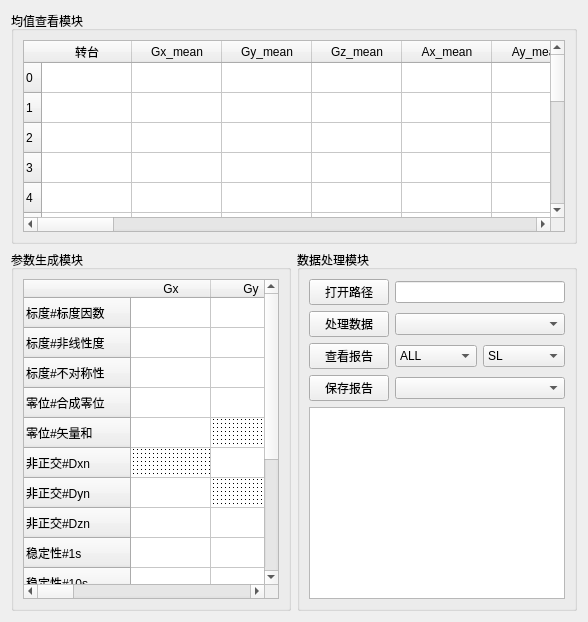
      <widget class="QWidget" name="tab_9">
       <attribute name="title">
        <string>参数</string>
       </attribute>
       <layout class="QGridLayout" name="gridLayout_16">
        <item row="0" column="0" colspan="2">
         <widget class="QGroupBox" name="groupBox_14">
          <property name="title">
           <string>均值查看模块</string>
          </property>
          <layout class="QHBoxLayout" name="horizontalLayout_24">
           <item>
            <widget class="QTableWidget" name="tableWidget_mean">
             <property name="layoutDirection">
              <enum>Qt::LeftToRight</enum>
             </property>
             <property name="autoFillBackground">
              <bool>false</bool>
             </property>
             <property name="gridStyle">
              <enum>Qt::SolidLine</enum>
             </property>
             <property name="sortingEnabled">
              <bool>true</bool>
             </property>
             <attribute name="horizontalHeaderDefaultSectionSize">
              <number>90</number>
             </attribute>
             <row>
              <property name="text">
               <string>0</string>
              </property>
             </row>
             <row>
              <property name="text">
               <string>1</string>
              </property>
             </row>
             <row>
              <property name="text">
               <string>2</string>
              </property>
             </row>
             <row>
              <property name="text">
               <string>3</string>
              </property>
             </row>
             <row>
              <property name="text">
               <string>4</string>
              </property>
             </row>
             <row>
              <property name="text">
               <string>5</string>
              </property>
             </row>
             <row>
              <property name="text">
               <string>6</string>
              </property>
             </row>
             <row>
              <property name="text">
               <string>7</string>
              </property>
             </row>
             <row>
              <property name="text">
               <string>8</string>
              </property>
             </row>
             <row>
              <property name="text">
               <string>9</string>
              </property>
             </row>
             <row>
              <property name="text">
               <string>10</string>
              </property>
             </row>
             <row>
              <property name="text">
               <string>11</string>
              </property>
             </row>
             <row>
              <property name="text">
               <string>12</string>
              </property>
             </row>
             <row>
              <property name="text">
               <string>13</string>
              </property>
             </row>
             <row>
              <property name="text">
               <string>14</string>
              </property>
             </row>
             <row>
              <property name="text">
               <string>15</string>
              </property>
             </row>
             <column>
              <property name="text">
               <string>转台</string>
              </property>
             </column>
             <column>
              <property name="text">
               <string>Gx_mean</string>
              </property>
             </column>
             <column>
              <property name="text">
               <string>Gy_mean</string>
              </property>
             </column>
             <column>
              <property name="text">
               <string>Gz_mean</string>
              </property>
             </column>
             <column>
              <property name="text">
               <string>Ax_mean</string>
              </property>
             </column>
             <column>
              <property name="text">
               <string>Ay_mean</string>
              </property>
             </column>
             <column>
              <property name="text">
               <string>Az_mean</string>
              </property>
             </column>
             <column>
              <property name="text">
               <string>Gx_temp</string>
              </property>
             </column>
             <column>
              <property name="text">
               <string>Gy_temp</string>
              </property>
             </column>
             <column>
              <property name="text">
               <string>Gz_temp</string>
              </property>
             </column>
             <column>
              <property name="text">
               <string>Ax_temp</string>
              </property>
             </column>
             <column>
              <property name="text">
               <string>Ay_temp</string>
              </property>
             </column>
             <column>
              <property name="text">
               <string>Az_temp</string>
              </property>
             </column>
             <column>
              <property name="text">
               <string>取数计数</string>
              </property>
             </column>
             <column>
              <property name="text">
               <string>帧计数梯度</string>
              </property>
             </column>
             <column>
              <property name="text">
               <string>Gx_std1s</string>
              </property>
             </column>
             <column>
              <property name="text">
               <string>Gy_std1s</string>
              </property>
             </column>
             <column>
              <property name="text">
               <string>Gz_std1s</string>
              </property>
             </column>
             <column>
              <property name="text">
               <string>Ax_std1s</string>
              </property>
             </column>
             <column>
              <property name="text">
               <string>Ay_std1s</string>
              </property>
             </column>
             <column>
              <property name="text">
               <string>Az_std</string>
              </property>
             </column>
             <column>
              <property name="text">
               <string>Gx_std10s</string>
              </property>
             </column>
             <column>
              <property name="text">
               <string>Gy_std10s</string>
              </property>
             </column>
             <column>
              <property name="text">
               <string>Gz_std10s</string>
              </property>
             </column>
             <column>
              <property name="text">
               <string>Ax_std10s</string>
              </property>
             </column>
             <column>
              <property name="text">
               <string>Ay_std10s</string>
              </property>
             </column>
             <column>
              <property name="text">
               <string>Az_std10s</string>
              </property>
             </column>
             <column>
              <property name="text">
               <string>Gx_std100s</string>
              </property>
             </column>
             <column>
              <property name="text">
               <string>Gy_std100s</string>
              </property>
             </column>
             <column>
              <property name="text">
               <string>Gz_std100s</string>
              </property>
             </column>
             <column>
              <property name="text">
               <string>Ax_std100s</string>
              </property>
             </column>
             <column>
              <property name="text">
               <string>Ay_std100s</string>
              </property>
             </column>
             <column>
              <property name="text">
               <string>Az_std100s</string>
              </property>
             </column>
            </widget>
           </item>
          </layout>
         </widget>
        </item>
        <item row="1" column="0">
         <widget class="QGroupBox" name="groupBox_15">
          <property name="title">
           <string>参数生成模块</string>
          </property>
          <layout class="QGridLayout" name="gridLayout_15">
           <item row="0" column="0">
            <widget class="QTableWidget" name="tableWidget_gener">
             <property name="sortingEnabled">
              <bool>true</bool>
             </property>
             <attribute name="horizontalHeaderDefaultSectionSize">
              <number>80</number>
             </attribute>
             <row>
              <property name="text">
               <string>标度#标度因数</string>
              </property>
             </row>
             <row>
              <property name="text">
               <string>标度#非线性度</string>
              </property>
             </row>
             <row>
              <property name="text">
               <string>标度#不对称性</string>
              </property>
             </row>
             <row>
              <property name="text">
               <string>零位#合成零位</string>
              </property>
             </row>
             <row>
              <property name="text">
               <string>零位#矢量和</string>
              </property>
             </row>
             <row>
              <property name="text">
               <string>非正交#Dxn</string>
              </property>
             </row>
             <row>
              <property name="text">
               <string>非正交#Dyn</string>
              </property>
             </row>
             <row>
              <property name="text">
               <string>非正交#Dzn</string>
              </property>
             </row>
             <row>
              <property name="text">
               <string>稳定性#1s</string>
              </property>
             </row>
             <row>
              <property name="text">
               <string>稳定性#10s</string>
              </property>
             </row>
             <row>
              <property name="text">
               <string>稳定性#100s</string>
              </property>
             </row>
             <row>
              <property name="text">
               <string>温度#均值</string>
              </property>
             </row>
             <row>
              <property name="text">
               <string>温度#变化</string>
              </property>
             </row>
             <row>
              <property name="text">
               <string>其他#标度正负误差</string>
              </property>
             </row>
             <row>
              <property name="text">
               <string>其他#加表正负误差</string>
              </property>
             </row>
             <column>
              <property name="text">
               <string>Gx</string>
              </property>
             </column>
             <column>
              <property name="text">
               <string>Gy</string>
              </property>
             </column>
             <column>
              <property name="text">
               <string>Gz</string>
              </property>
             </column>
             <column>
              <property name="text">
               <string>Ax</string>
              </property>
             </column>
             <column>
              <property name="text">
               <string>Ay</string>
              </property>
             </column>
             <column>
              <property name="text">
               <string>Az</string>
              </property>
             </column>
             <item row="3" column="0">
              <property name="text">
               <string/>
              </property>
              <property name="background">
               <brush brushstyle="NoBrush">
                <color alpha="255">
                 <red>0</red>
                 <green>0</green>
                 <blue>0</blue>
                </color>
               </brush>
              </property>
             </item>
             <item row="3" column="1">
              <property name="text">
               <string/>
              </property>
              <property name="background">
               <brush brushstyle="NoBrush">
                <color alpha="255">
                 <red>0</red>
                 <green>0</green>
                 <blue>0</blue>
                </color>
               </brush>
              </property>
             </item>
             <item row="3" column="2">
              <property name="text">
               <string/>
              </property>
              <property name="background">
               <brush brushstyle="NoBrush">
                <color alpha="255">
                 <red>0</red>
                 <green>0</green>
                 <blue>0</blue>
                </color>
               </brush>
              </property>
             </item>
             <item row="3" column="4">
              <property name="text">
               <string/>
              </property>
              <property name="background">
               <brush brushstyle="NoBrush">
                <color alpha="255">
                 <red>0</red>
                 <green>0</green>
                 <blue>0</blue>
                </color>
               </brush>
              </property>
             </item>
             <item row="3" column="5">
              <property name="text">
               <string/>
              </property>
              <property name="background">
               <brush brushstyle="NoBrush">
                <color alpha="255">
                 <red>0</red>
                 <green>0</green>
                 <blue>0</blue>
                </color>
               </brush>
              </property>
             </item>
             <item row="4" column="0">
              <property name="text">
               <string/>
              </property>
             </item>
             <item row="4" column="1">
              <property name="text">
               <string/>
              </property>
              <property name="background">
               <brush brushstyle="Dense7Pattern">
                <color alpha="255">
                 <red>0</red>
                 <green>0</green>
                 <blue>0</blue>
                </color>
               </brush>
              </property>
             </item>
             <item row="4" column="2">
              <property name="text">
               <string/>
              </property>
              <property name="background">
               <brush brushstyle="Dense7Pattern">
                <color alpha="255">
                 <red>0</red>
                 <green>0</green>
                 <blue>0</blue>
                </color>
               </brush>
              </property>
             </item>
             <item row="4" column="3">
              <property name="text">
               <string/>
              </property>
             </item>
             <item row="4" column="4">
              <property name="text">
               <string/>
              </property>
              <property name="background">
               <brush brushstyle="Dense7Pattern">
                <color alpha="255">
                 <red>0</red>
                 <green>0</green>
                 <blue>0</blue>
                </color>
               </brush>
              </property>
             </item>
             <item row="4" column="5">
              <property name="text">
               <string/>
              </property>
              <property name="background">
               <brush brushstyle="Dense7Pattern">
                <color alpha="255">
                 <red>0</red>
                 <green>0</green>
                 <blue>0</blue>
                </color>
               </brush>
              </property>
             </item>
             <item row="5" column="0">
              <property name="background">
               <brush brushstyle="Dense7Pattern">
                <color alpha="255">
                 <red>0</red>
                 <green>0</green>
                 <blue>0</blue>
                </color>
               </brush>
              </property>
             </item>
             <item row="5" column="3">
              <property name="background">
               <brush brushstyle="Dense7Pattern">
                <color alpha="255">
                 <red>0</red>
                 <green>0</green>
                 <blue>0</blue>
                </color>
               </brush>
              </property>
             </item>
             <item row="6" column="1">
              <property name="background">
               <brush brushstyle="Dense7Pattern">
                <color alpha="255">
                 <red>0</red>
                 <green>0</green>
                 <blue>0</blue>
                </color>
               </brush>
              </property>
             </item>
             <item row="6" column="4">
              <property name="background">
               <brush brushstyle="Dense7Pattern">
                <color alpha="255">
                 <red>0</red>
                 <green>0</green>
                 <blue>0</blue>
                </color>
               </brush>
              </property>
             </item>
             <item row="7" column="2">
              <property name="background">
               <brush brushstyle="Dense7Pattern">
                <color alpha="255">
                 <red>0</red>
                 <green>0</green>
                 <blue>0</blue>
                </color>
               </brush>
              </property>
             </item>
             <item row="7" column="5">
              <property name="background">
               <brush brushstyle="Dense7Pattern">
                <color alpha="255">
                 <red>0</red>
                 <green>0</green>
                 <blue>0</blue>
                </color>
               </brush>
              </property>
             </item>
            </widget>
           </item>
          </layout>
         </widget>
        </item>
        <item row="1" column="1">
         <widget class="QGroupBox" name="groupBox_13">
          <property name="title">
           <string>数据处理模块</string>
          </property>
          <layout class="QVBoxLayout" name="verticalLayout_16">
           <item>
            <layout class="QHBoxLayout" name="horizontalLayout_21">
             <item>
              <widget class="QPushButton" name="pushButton_para_openpath">
               <property name="text">
                <string>打开路径</string>
               </property>
              </widget>
             </item>
             <item>
              <widget class="QLineEdit" name="lineEdit_para_filepath"/>
             </item>
            </layout>
           </item>
           <item>
            <layout class="QHBoxLayout" name="horizontalLayout_22">
             <item>
              <widget class="QPushButton" name="pushButton_para_gener">
               <property name="sizePolicy">
                <sizepolicy hsizetype="Fixed" vsizetype="Fixed">
                 <horstretch>0</horstretch>
                 <verstretch>0</verstretch>
                </sizepolicy>
               </property>
               <property name="text">
                <string>处理数据</string>
               </property>
              </widget>
             </item>
             <item>
              <widget class="QComboBox" name="comboBox_2"/>
             </item>
            </layout>
           </item>
           <item>
            <layout class="QHBoxLayout" name="horizontalLayout_3">
             <item>
              <widget class="QPushButton" name="pushButton_para_load">
               <property name="sizePolicy">
                <sizepolicy hsizetype="Fixed" vsizetype="Fixed">
                 <horstretch>0</horstretch>
                 <verstretch>0</verstretch>
                </sizepolicy>
               </property>
               <property name="text">
                <string>查看报告</string>
               </property>
              </widget>
             </item>
             <item>
              <widget class="QComboBox" name="comboBox_para_plan">
               <item>
                <property name="text">
                 <string>ALL</string>
                </property>
               </item>
              </widget>
             </item>
             <item>
              <widget class="QComboBox" name="comboBox_para_plan2">
               <item>
                <property name="text">
                 <string>SL</string>
                </property>
               </item>
               <item>
                <property name="text">
                 <string>LW</string>
                </property>
               </item>
               <item>
                <property name="text">
                 <string>JT</string>
                </property>
               </item>
               <item>
                <property name="text">
                 <string>other</string>
                </property>
               </item>
              </widget>
             </item>
            </layout>
           </item>
           <item>
            <layout class="QHBoxLayout" name="horizontalLayout_23">
             <item>
              <widget class="QPushButton" name="pushButton_para_save">
               <property name="sizePolicy">
                <sizepolicy hsizetype="Fixed" vsizetype="Fixed">
                 <horstretch>0</horstretch>
                 <verstretch>0</verstretch>
                </sizepolicy>
               </property>
               <property name="text">
                <string>保存报告</string>
               </property>
              </widget>
             </item>
             <item>
              <widget class="QComboBox" name="comboBox_para_saverule"/>
             </item>
            </layout>
           </item>
           <item>
            <widget class="QTextBrowser" name="textBrowser_para_show"/>
           </item>
          </layout>
         </widget>
        </item>
       </layout>
      </widget>
